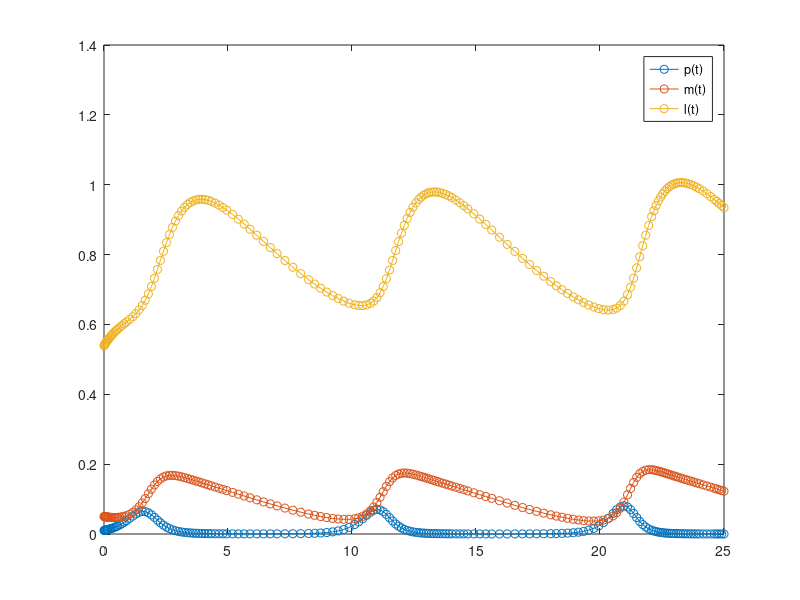

Source code (MATLAB):
kp = 3;
kpm = 30;
kmp = 25;
klm = 15;
kl = 1;
f = @(t,y) [(kp*y(1)*(1-y(1)))-(kpm*(y(1)*y(2))); ((kmp*y(1)+y(3))*y(2)*(1-y(2)))-y(2);(klm*(1+tanh(2*y(2)-2)))-(kl*y(3))];
tspan = [0, 25];
xinit = [0.01, 0.05, 0.539];
ode45(f, tspan, xinit)
legend('p(t)', 'm(t)', 'l(t)')
